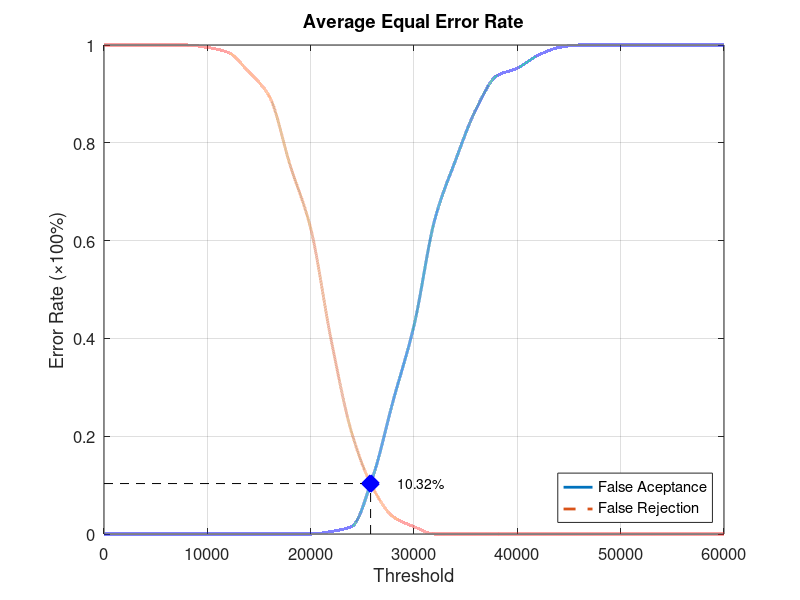
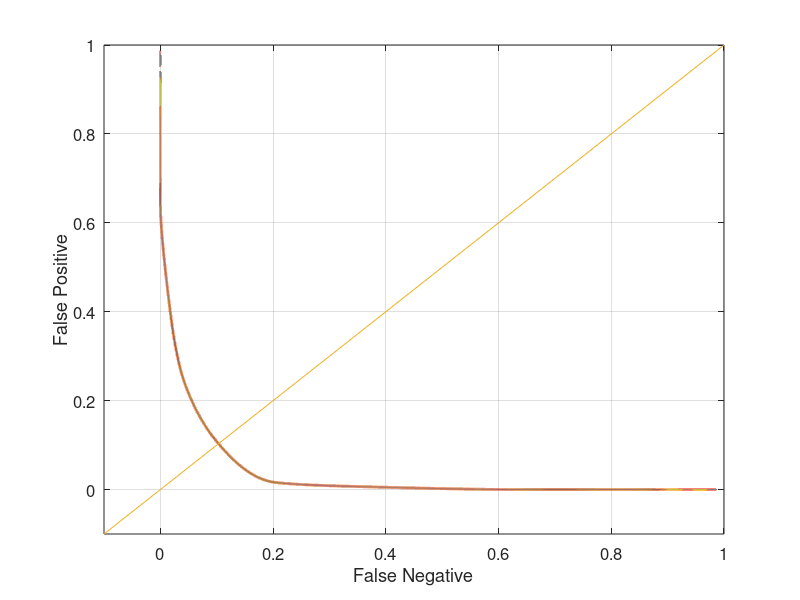

Write the MATLAB code that produced these figures, in order.
function yEER = Database2_4
close all;
clear;
clc;
x = 0:2000:60000;
xq = 0:0.5:60000;

y0 = [0 0 0 0 0 0 0 0 0 0 0 0.00526316 0.0157895 0.115789 0.273684 0.426316 0.642105 0.763158 0.868421 0.936842 0.952632 0.978947 0.994737 1 1 1 1 1 1 1 1];
yy0 = interp1(x, y0, xq, 'pchip');
y1 = [1 1 1 1 1 0.995 0.985 0.945 0.895 0.755 0.625 0.395 0.205 0.095 0.035 0.015 0 0 0 0 0 0 0 0 0 0 0 0 0 0 0];
yy1 = interp1(x, y1, xq, 'pchip');

% Calculating EER: 
y2 = abs(y0 - y1);
find(y2 == min(y2))
yy2 = abs(yy0 - yy1);
xEER = find(yy2 == min(yy2));
xEERIndex = xq(xEER) % X-axis EER
yEER = yy0(xEER) % Y-axis EER

main = figure
plot(xq, yy0,'-','LineWidth', 2);	hold on
plot(xq, yy1,'--','LineWidth', 2);	hold on
plot([xEERIndex xEERIndex], [0 yEER], 'k--');	hold on
plot([0 xEERIndex], [yEER yEER], 'k--');	hold on
plot(xEERIndex, yEER, 'bx', 'LineWidth', 10);	hold on
text(xEERIndex + 10 * xEERIndex / 100, yEER, [num2str(round((10000 * yEER)) / 100) '%'])
legend('False Aceptance', 'False Rejection', 'Location', 'SouthEast')
xlabel('Threshold')
ylabel('Error Rate (\times100%)')
title('Average Equal Error Rate')
set(gca, 'FontSize', 12)
axis([0 60000 0 1])
grid on

print(main, 'Database2_4Main', '-dpng');
FNRxFPR = figure('Color', [1 1 1]);
plot(yy1, yy0, '-', yy1, yy0, 'LineWidth', 2);
hold on
y = -0.1:0.1:1
plot(y, y); 
set(gca, 'FontSize', 12)
xlabel('False Negative')
ylabel('False Positive')
axis([-0.1 1 -0.1 1])
set(gca, 'FontSize', 12)
grid on

print(FNRxFPR, 'Database2_4FNRxFPR','-dpng');
end
